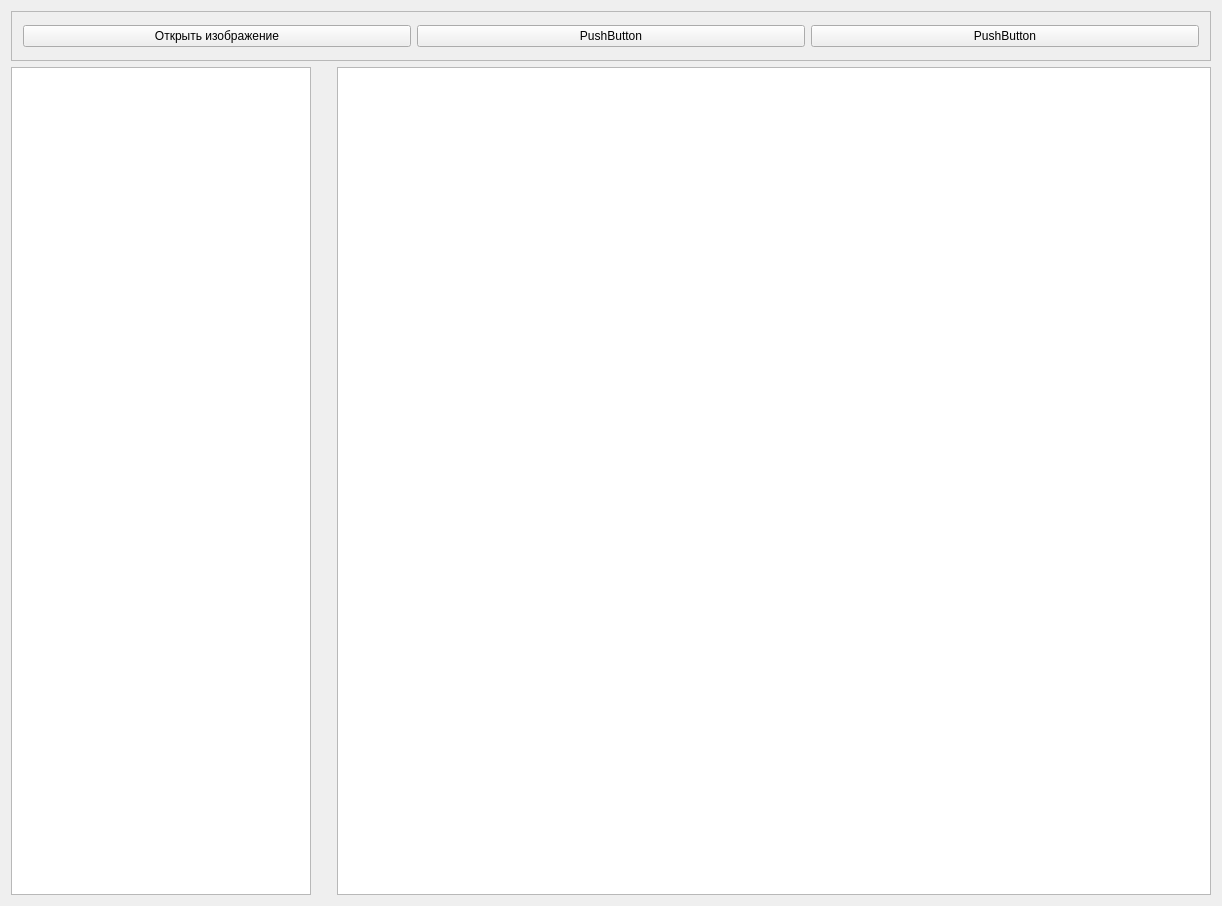
<?xml version="1.0" encoding="UTF-8"?>
<ui version="4.0">
 <class>QtMainWindowClass</class>
 <widget class="QWidget" name="QtMainWindowClass">
  <property name="geometry">
   <rect>
    <x>0</x>
    <y>0</y>
    <width>1222</width>
    <height>906</height>
   </rect>
  </property>
  <property name="windowTitle">
   <string>QtMainWindow</string>
  </property>
  <layout class="QVBoxLayout" name="verticalLayout">
   <item>
    <widget class="QFrame" name="frame">
     <property name="minimumSize">
      <size>
       <width>0</width>
       <height>50</height>
      </size>
     </property>
     <property name="frameShape">
      <enum>QFrame::StyledPanel</enum>
     </property>
     <property name="frameShadow">
      <enum>QFrame::Raised</enum>
     </property>
     <layout class="QHBoxLayout" name="horizontalLayout_2">
      <item>
       <widget class="QPushButton" name="m_OpenImgBut">
        <property name="text">
         <string>Открыть изображение</string>
        </property>
       </widget>
      </item>
      <item>
       <widget class="QPushButton" name="m_pushButton_2">
        <property name="text">
         <string>PushButton</string>
        </property>
       </widget>
      </item>
      <item>
       <widget class="QPushButton" name="pushButton_3">
        <property name="text">
         <string>PushButton</string>
        </property>
       </widget>
      </item>
     </layout>
    </widget>
   </item>
   <item>
    <layout class="QHBoxLayout" name="horizontalLayout">
     <item>
      <widget class="QListView" name="listView">
       <property name="maximumSize">
        <size>
         <width>300</width>
         <height>16777215</height>
        </size>
       </property>
      </widget>
     </item>
     <item>
      <spacer name="verticalSpacer">
       <property name="orientation">
        <enum>Qt::Vertical</enum>
       </property>
       <property name="sizeHint" stdset="0">
        <size>
         <width>20</width>
         <height>40</height>
        </size>
       </property>
      </spacer>
     </item>
     <item>
      <widget class="QGraphicsView" name="m_graphicsView"/>
     </item>
    </layout>
   </item>
  </layout>
 </widget>
 <layoutdefault spacing="6" margin="11"/>
 <resources/>
 <connections/>
</ui>
